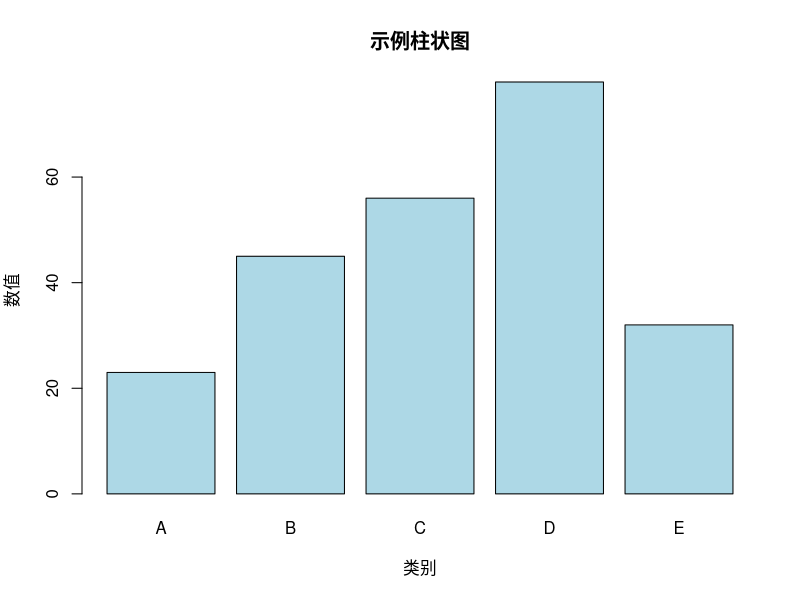
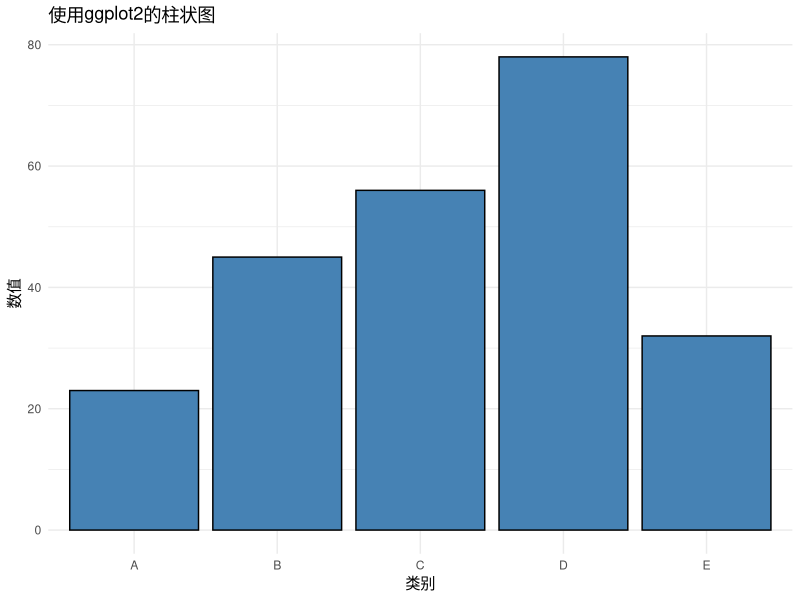
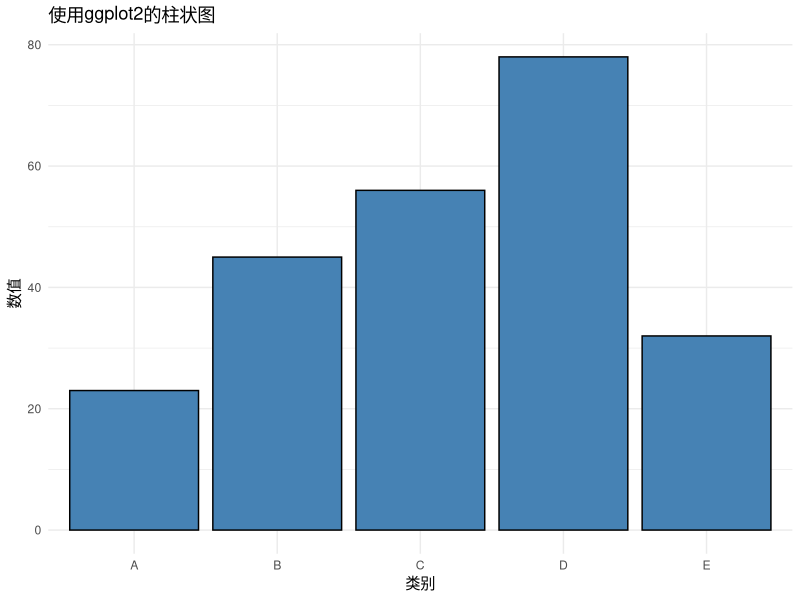

Here is the R script that generated these plots, in order:
# 创建柱状图并保存
# 生成示例数据
data <- data.frame(
  category = c("A", "B", "C", "D", "E"),
  values = c(23, 45, 56, 78, 32)
)

# 绘制柱状图
barplot(data$values, 
        names.arg = data$category,
        main = "示例柱状图",
        xlab = "类别",
        ylab = "数值",
        col = "lightblue",
        border = "black")

# 也可以使用ggplot2创建更美观的柱状图
if (!require(ggplot2)) {
  install.packages("ggplot2")
  library(ggplot2)
}

# 使用ggplot2绘制柱状图
p <- ggplot(data, aes(x = category, y = values)) +
  geom_bar(stat = "identity", fill = "steelblue", color = "black") +
  labs(title = "使用ggplot2的柱状图",
       x = "类别",
       y = "数值") +
  theme_minimal()

# 显示图形
print(p)

# 保存图形到文件
ggsave("bar_chart.png", plot = p, width = 8, height = 6)
